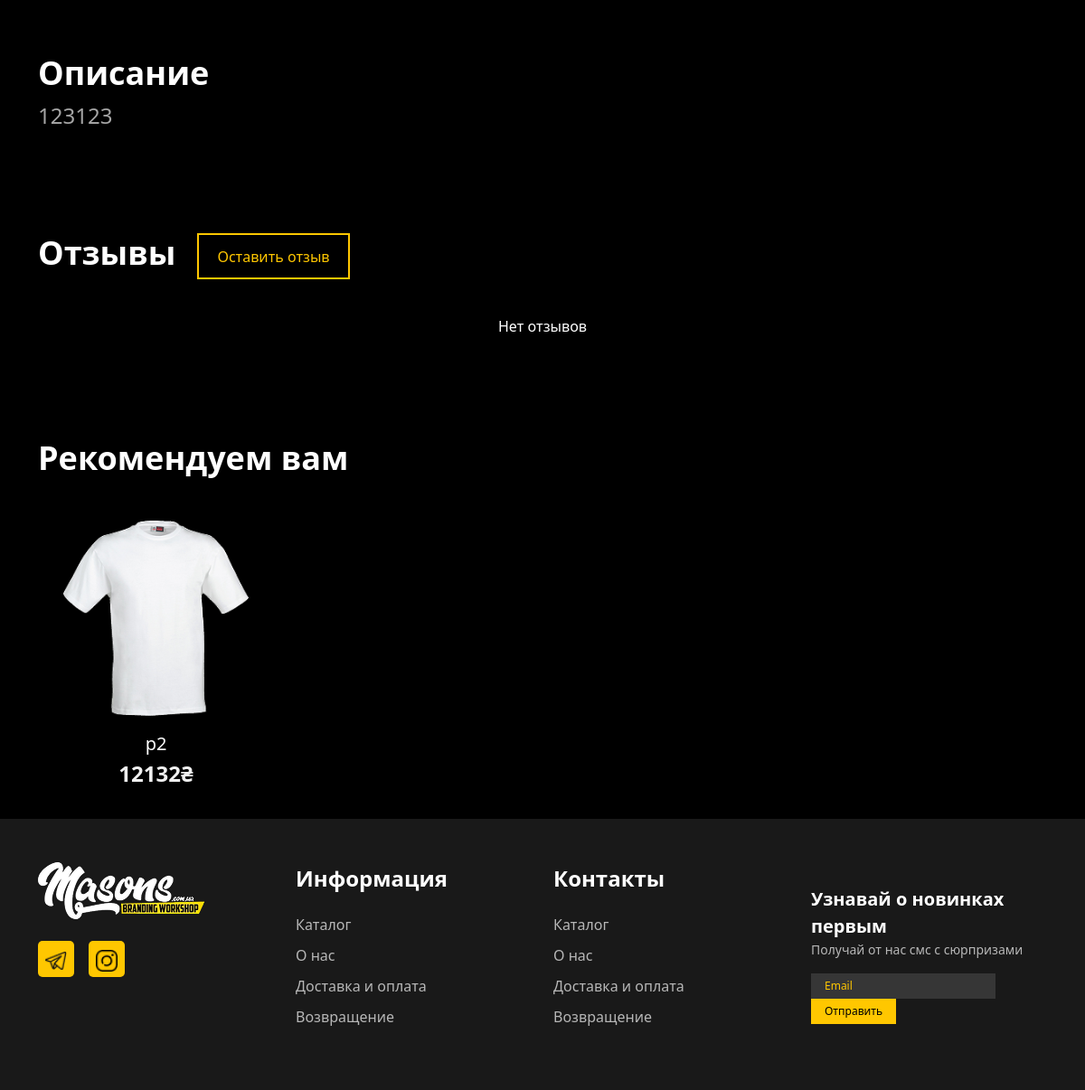
/detail/1 (lower part), run on an earlier commit of the app's database.
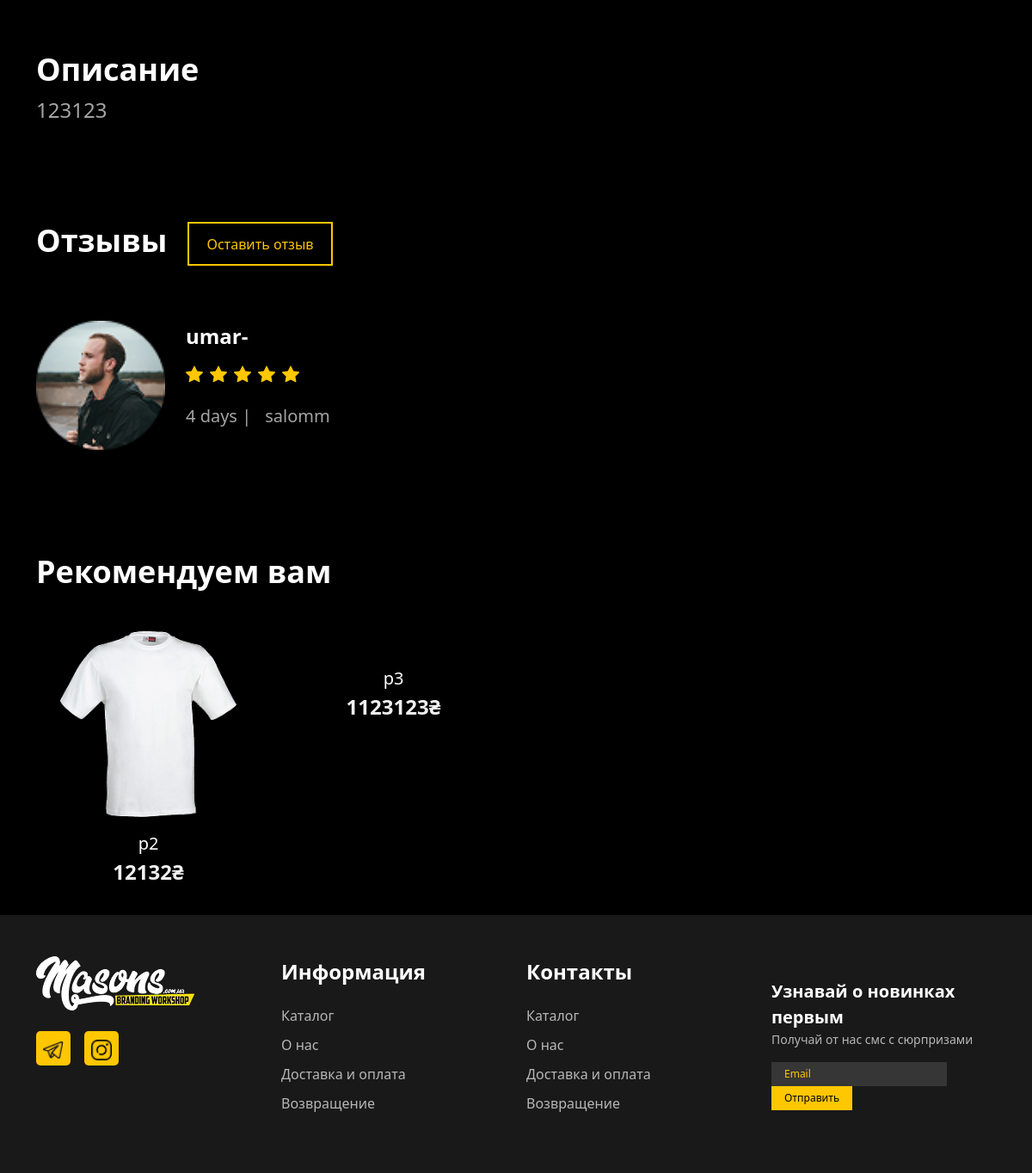
And on a later commit of the database.
### products/models.py (models this page shows, shortened)
class ProdutsModel(models.Model):
    name = models.CharField(max_length=100)
    img = models.ImageField(upload_to='products/')
    description = models.TextField(max_length=500)
    price = models.PositiveIntegerField()
    tags = models.ManyToManyField(TagsModel)
    colors = models.ManyToManyField(ColorsModel)
    sizes = models.ManyToManyField(SizesModel)
    updated_at = models.DateTimeField(auto_now=True)
    created_at = models.DateTimeField(auto_now_add=True)

### main/models.py (models this page shows, shortened)
class CommentsModel(models.Model):
    user = models.ForeignKey(UsersModel, on_delete=models.SET_NULL, null=True)
    product = models.ForeignKey(ProdutsModel, on_delete=models.CASCADE)
    comment = models.TextField(max_length=2000)
    created_at = models.DateTimeField(auto_now_add=True)

### users/models.py (models this page shows)
class UsersModel(AbstractUser):
    phone_number = models.CharField(max_length=13, null=True, blank=True)
    liked = models.ManyToManyField(ProdutsModel)

### main/views.py (the view)
# urls.py: path('detail/<int:id>', detail_view, name='detail'),
def detail_view(request, id):
    product = ProdutsModel.objects.get(id=id)
    recomendations = list(ProdutsModel.objects.filter(tags__in=product.tags.all()).exclude(id=product.id).distinct())
    random.shuffle(recomendations)
    context = {
        'product': product,
        'recomendations': recomendations[:4],
        'comments': CommentsModel.objects.filter(product=product).order_by('-id')
    }
    return render(request, 'detail.html', context)

### main/templatetags/custom_tags.py (called while the page is built)
@register.simple_tag
def category_tags():
    return TagsModel.objects.all()

### products/models.py (called while the page is built)
    def __str__(self):
        return self.tag_name

### templates/detail.html (shortened to what this page needs)
{% extends 'base.html' %}
{% load static %}
{% block content %}
  <div class="content">
    <div class="container">
      <div class="row product-detail">
        <div class="col-6">
        </div>
        <div class="col-6 d-flex flex-column justify-content-center pb-4">
          <form method="post" action="{% url 'cart:add_cart' id=product.id %}" class="filter-form">
          </form>
        </div>
        <div class="col-12">
          <h5 class="desc-title">Описание</h5>
          <p class="decription">{{ product.description }}</p>
        </div>
      </div>
      <div class="row comments mt-5 pt-5">
        <div class="mb-4">
          <div class="d-flex mb-3 gap-4">
            <h5 class="title">Отзывы</h5>
            <button type="button" class="leave-comment-btn" data-bs-toggle="collapse" data-bs-target="#leaveComment" aria-expanded="false">Оставить отзыв</button>
          </div>
        </div>
        {% for comment in comments  %}
        <div class="col-12 d-flex my-4">
          <div>
            <img class="img-fluid profile-img" src="{% static 'img/profile.png' %}" alt="" />
          </div>
          <div class="ps-4">
            <p class="name">{{comment.user}}- {{comment.use.first_name}} {{comment.use.last_name}}</p>
            <div>
              <div class="rating d-flex gap-2">
              </div>
            </div>
            <p class="content mt-4"><span class="me-3">{{comment.created_at|timesince}} |</span>{{comment.comment}}</p>
          </div>
        </div>
        {%empty%}
          <p class="text-center text-white">Нет отзывов </p>
        {% endfor %}
      </div>
      <div class="row recommandations mt-5 pt-5">
        <h5>Рекомендуем вам</h5>
        {% for pr in recomendations %}
          <div class="col-3 p-3 product">
            <a href="{% url 'main:detail' id=pr.id %}">
              <div class="p-4 pb-2">
                <img class="img-fluid w-100" src="{{ pr.img.url }}" alt="" />
              </div>
              <p class="product-name text-center mt-2 mb-0">{{ pr.name }}</p>
              <p class="product-price text-center">{{ pr.price }}₴</p>
            </a>
          </div>
        {% endfor %}
      </div>
    </div>
  </div>
{% endblock %}

What changed in the data, as far as the page shows it:
added CommentsModel: user "umar", created_at "4 days", comment "salomm"
added ProdutsModel: name "p3", price "1123123"
Also different on the page:
text no longer shown: "Нет отзывов"
